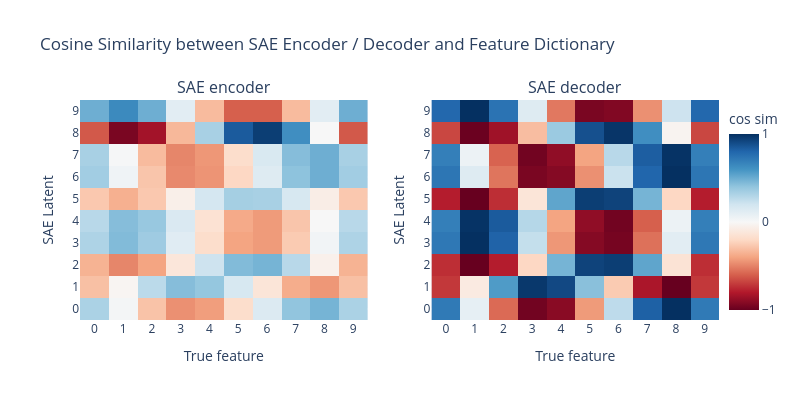

Notebook code cell kept with this figure:
### Markdown cell above
## Cell 17: Visualizing SAE Feature Recovery

We can get a quick sense of what our SAE learned by plotting the cosine similarity of the SAE encoder and decoder with the feature vectors from our feature dictionary.

If all went well, our SAE should exactly learn one latet per dictionary feature, and each latent should have cosine similarity of 1.0 with the corresponding dictionary feature.

### Code cell
from sae_lens.synthetic import plot_sae_feature_similarity

# Plot cosine similarity between SAE features and true features
# reorder_features=True sorts SAE latents to best match true features for clearer visualization
plot_sae_feature_similarity(
    sae=sae,
    feature_dict=feature_dict,
    title="Cosine Similarity between SAE Encoder / Decoder and Feature Dictionary",
)

### Figure 1 — Plotly figure (JSON) as saved in the notebook; plotly's stock layout.template omitted (floating-point values rounded to 4 significant figures)
{"data": [{"colorscale": [[0.0, "rgb(103,0,31)"], [0.1, "rgb(178,24,43)"], [0.2, "rgb(214,96,77)"], [0.3, "rgb(244,165,130)"], [0.4, "rgb(253,219,199)"], [0.5, "rgb(247,247,247)"], [0.6, "rgb(209,229,240)"], [0.7, "rgb(146,197,222)"], [0.8, "rgb(67,147,195)"], [0.9, "rgb(33,102,172)"], [1.0, "rgb(5,48,97)"]], "hovertemplate": "True feature: %{x}<br>SAE Latent: %{y}<br>Cosine Similarity: %{z:.3f}<extra></extra>", "showscale": false, "type": "heatmap", "xaxis": "x", "yaxis": "y", "z": [[0.32, 0.02, -0.29, -0.46, -0.42, -0.18, 0.14, 0.4, 0.47, 0.32], [-0.3, -0.02, 0.27, 0.43, 0.39, 0.17, -0.13, -0.37, -0.44, -0.3], [-0.35, -0.49, -0.4, -0.12, 0.21, 0.44, 0.47, 0.28, -0.05, -0.35], [0.31, 0.44, 0.36, 0.12, -0.18, -0.4, -0.43, -0.26, 0.03, 0.31], [0.28, 0.43, 0.38, 0.15, -0.15, -0.38, -0.43, -0.28, 0.0, 0.28], [-0.27, -0.36, -0.27, -0.06, 0.18, 0.34, 0.33, 0.17, -0.07, -0.27], [0.35, 0.04, -0.28, -0.48, -0.45, -0.21, 0.13, 0.41, 0.49, 0.35], [0.33, 0.01, -0.32, -0.49, -0.44, -0.18, 0.16, 0.43, 0.49, 0.33], [-0.62, -0.95, -0.84, -0.33, 0.33, 0.84, 0.95, 0.62, 0.0, -0.62], [0.49, 0.64, 0.49, 0.11, -0.32, -0.6, -0.6, -0.32, 0.11, 0.49]], "zmax": 1, "zmin": -1}, {"colorbar": {"dtick": 1, "tickvals": [-1, 0, 1], "title": {"text": "cos sim"}, "x": 1.0}, "colorscale": [[0.0, "rgb(103,0,31)"], [0.1, "rgb(178,24,43)"], [0.2, "rgb(214,96,77)"], [0.3, "rgb(244,165,130)"], [0.4, "rgb(253,219,199)"], [0.5, "rgb(247,247,247)"], [0.6, "rgb(209,229,240)"], [0.7, "rgb(146,197,222)"], [0.8, "rgb(67,147,195)"], [0.9, "rgb(33,102,172)"], [1.0, "rgb(5,48,97)"]], "hovertemplate": "True feature: %{x}<br>SAE Latent: %{y}<br>Cosine Similarity: %{z:.3f}<extra></extra>", "type": "heatmap", "xaxis": "x2", "yaxis": "y2", "z": [[0.71, 0.09, -0.57, -0.97, -0.91, -0.43, 0.26, 0.82, 1.0, 0.71], [-0.71, -0.09, 0.57, 0.97, 0.91, 0.42, -0.26, -0.82, -1.0, -0.71], [-0.74, -1.0, -0.79, -0.21, 0.47, 0.93, 0.95, 0.53, -0.14, -0.74], [0.72, 1.0, 0.81, 0.24, -0.44, -0.92, -0.96, -0.55, 0.11, 0.72], [0.69, 0.99, 0.84, 0.29, -0.4, -0.89, -0.97, -0.6, 0.06, 0.69], [-0.79, -1.0, -0.74, -0.13, 0.53, 0.95, 0.93, 0.47, -0.21, -0.79], [0.73, 0.13, -0.54, -0.95, -0.92, -0.46, 0.22, 0.8, 1.0, 0.73], [0.69, 0.06, -0.59, -0.97, -0.89, -0.4, 0.28, 0.83, 0.99, 0.69], [-0.67, -0.99, -0.85, -0.31, 0.37, 0.88, 0.98, 0.62, -0.03, -0.67], [0.79, 1.0, 0.74, 0.13, -0.53, -0.95, -0.93, -0.46, 0.21, 0.79]], "zmax": 1, "zmin": -1}], "layout": {"annotations": [{"font": {"size": 16}, "showarrow": false, "text": "SAE encoder", "x": 0.225, "xanchor": "center", "xref": "paper", "y": 1.0, "yanchor": "bottom", "yref": "paper"}, {"font": {"size": 16}, "showarrow": false, "text": "SAE decoder", "x": 0.775, "xanchor": "center", "xref": "paper", "y": 1.0, "yanchor": "bottom", "yref": "paper"}], "height": 400, "title": {"text": "Cosine Similarity between SAE Encoder / Decoder and Feature Dictionary"}, "width": 800, "xaxis": {"anchor": "y", "domain": [0.0, 0.45], "dtick": 1, "title": {"text": "True feature"}}, "xaxis2": {"anchor": "y2", "domain": [0.55, 1.0], "dtick": 1, "title": {"text": "True feature"}}, "yaxis": {"anchor": "x", "domain": [0.0, 1.0], "dtick": 1, "title": {"text": "SAE Latent"}}, "yaxis2": {"anchor": "x2", "domain": [0.0, 1.0], "dtick": 1, "title": {"text": "SAE Latent"}}}}
